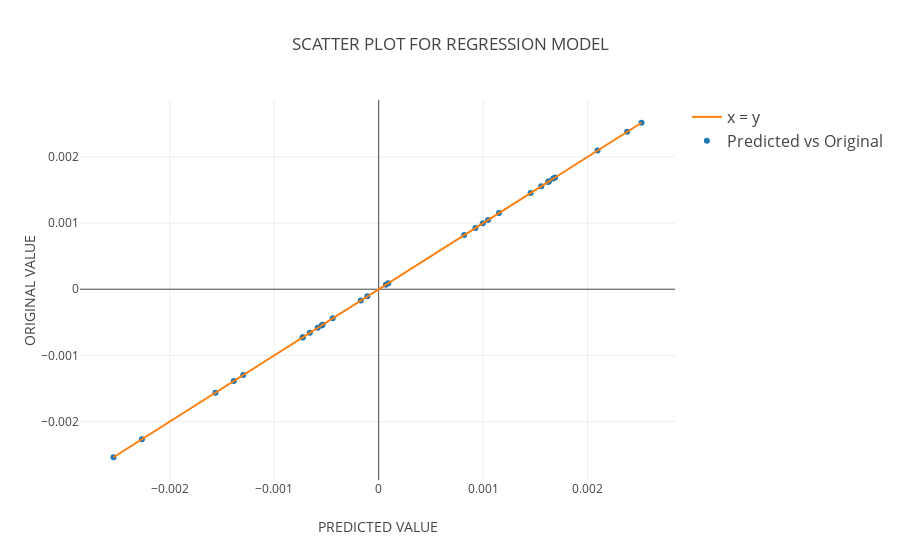

Write notebook code for a chart like this one.
### Markdown cell above
## REGRESSION MODEL PLOT ##

### Code cell
trace1 = go.Scatter(
    x=reg.predict(X_test),
    y= Y_test,
    mode='markers',
    name = 'Predicted vs Original',
    line=dict(shape='linear')
)
trace2 = go.Scatter(
    x= Y_test,
    y= Y_test,
    mode='lines',
    name = 'x = y',
    line=dict(shape='linear')
)
data = [trace1, trace2]
layout = dict(
    title='SCATTER PLOT FOR REGRESSION MODEL',
    xaxis=dict(
        title='PREDICTED VALUE '
    ),
    yaxis=dict(
        title='ORIGINAL VALUE'
    ),
    legend=dict(
        traceorder='reversed',
        font=dict(size=16)
    )
)
fig = dict(data=data, layout=layout)
plot.iplot(fig, filename='PIZZAHUT_Regression Model')

### Figure 1 — Plotly figure (JSON) as saved in the notebook; plotly's stock layout.template omitted (floating-point values rounded to 4 significant figures)
{"data": [{"line": {"shape": "linear"}, "mode": "markers", "name": "Predicted vs Original", "type": "scatter", "x": [-0.0005365, 0.001622, -0.0005466, -0.0001711, 0.002516, -0.001297, -0.0004401, -0.0007266, 6.895e-05, -0.0006596, -0.000728, 0.002095, -0.0001083, 9.186e-05, 0.001152, 0.001047, 0.002379, -0.002267, -0.001387, 0.0008186, 0.001689, 0.001557, -0.001563, 0.0009975, -0.0005838, 0.001455, -0.002539, 0.001672, 0.000926, 0.001631], "y": [-0.0005365, 0.001622, -0.0005467, -0.0001711, 0.002516, -0.001297, -0.0004403, -0.0007262, 6.874e-05, -0.0006594, -0.0007282, 0.002095, -0.0001078, 9.157e-05, 0.001152, 0.001047, 0.002378, -0.002267, -0.001388, 0.0008186, 0.001689, 0.001557, -0.001563, 0.0009973, -0.0005839, 0.001454, -0.002539, 0.001672, 0.0009257, 0.001631]}, {"line": {"shape": "linear"}, "mode": "lines", "name": "x = y", "type": "scatter", "x": [-0.0005365, 0.001622, -0.0005467, -0.0001711, 0.002516, -0.001297, -0.0004403, -0.0007262, 6.874e-05, -0.0006594, -0.0007282, 0.002095, -0.0001078, 9.157e-05, 0.001152, 0.001047, 0.002378, -0.002267, -0.001388, 0.0008186, 0.001689, 0.001557, -0.001563, 0.0009973, -0.0005839, 0.001454, -0.002539, 0.001672, 0.0009257, 0.001631], "y": [-0.0005365, 0.001622, -0.0005467, -0.0001711, 0.002516, -0.001297, -0.0004403, -0.0007262, 6.874e-05, -0.0006594, -0.0007282, 0.002095, -0.0001078, 9.157e-05, 0.001152, 0.001047, 0.002378, -0.002267, -0.001388, 0.0008186, 0.001689, 0.001557, -0.001563, 0.0009973, -0.0005839, 0.001454, -0.002539, 0.001672, 0.0009257, 0.001631]}], "layout": {"legend": {"font": {"size": 16}, "traceorder": "reversed"}, "title": "SCATTER PLOT FOR REGRESSION MODEL", "xaxis": {"title": "PREDICTED VALUE "}, "yaxis": {"title": "ORIGINAL VALUE"}}}
